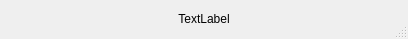
<?xml version="1.0" encoding="UTF-8"?>
<ui version="4.0">
 <class>messageSplashScreen</class>
 <widget class="QDialog" name="messageSplashScreen">
  <property name="geometry">
   <rect>
    <x>0</x>
    <y>0</y>
    <width>408</width>
    <height>39</height>
   </rect>
  </property>
  <property name="windowTitle">
   <string>Dialog</string>
  </property>
  <property name="sizeGripEnabled">
   <bool>true</bool>
  </property>
  <property name="modal">
   <bool>true</bool>
  </property>
  <layout class="QGridLayout" name="gridLayout">
   <item row="0" column="0" colspan="2">
    <widget class="QLabel" name="label">
     <property name="text">
      <string>TextLabel</string>
     </property>
     <property name="textFormat">
      <enum>Qt::RichText</enum>
     </property>
     <property name="alignment">
      <set>Qt::AlignCenter</set>
     </property>
    </widget>
   </item>
  </layout>
 </widget>
 <resources/>
 <connections/>
</ui>
